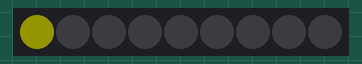
Recording of a sketch running on a simulated Arduino Uno, built with avr-gcc and run on an emulated ATmega328P. On the bench: 9 RGB LEDs in strip order, left to right. Dim RGB values are drawn brighter than linear.

Above: at 0.07 s.
At 1.28 s:
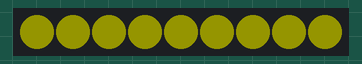
At 2.03 s:
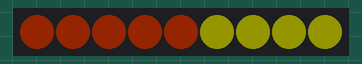
At 2.63 s:
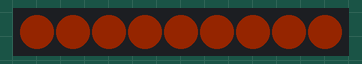
At 3.08 s:
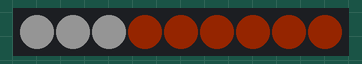
At 4.1 s:
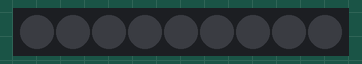

Measured:
- by itself, everything shown: repeats every 5.0 s, in 28 steps
- what the display in image 5 shows lasts 0.9 s, from 4.1 s to 5.0 s

The sketch:

neo_pixel2.ino
```cpp
#include <Adafruit_NeoPixel.h>

//Designamos nuestro pin de datos
#define PIN 6
//Designamos cuantos pixeles tenemos en nuestra cinta led RGB
#define NUMPIXELS 9

//Definimos el número de pixeles de la cinta y el pin de datos
//   Parámetro 1 = número de pixeles de la cinta
//   Parámetro 2 = número de pin de datos del Arduino
Adafruit_NeoPixel pixels = Adafruit_NeoPixel(NUMPIXELS, PIN, NEO_GRB + NEO_KHZ800);

// IMPORTANTE: Para reducir el riesgo de dañar los pixeles de la cinta, añada un condensador de 1000 uF a través de
// los cables de alimentación de la cinta, agregue una resistencia de 300-500 Ohm en la entrada de datos del primer pixel
// Y reduzca la distancia entre Arduino y el primera pixel.
// Evite realizar conexiones en el circuito vivo si lo va a hacer, conecte GND primero.

void setup() {
// Inicializamos nuestra cinta led RGB
  pixels.begin();

}

void loop() {

  //Definimos nuestras variables de tipo uint32 para cada color que utilizaremos
  // pixels.Color toma valores en RGB, desde 0,0,0 hasta 255,255,255
   uint32_t cafe = pixels.Color(110,39,10);
   uint32_t amarillo = pixels.Color(250,250,0);
   uint32_t naranja = pixels.Color(255,70,0);
   uint32_t blanco = pixels.Color(255,255,255);
   uint32_t negro = pixels.Color(0,0,0);

  int delayval = 150; // Pausa de cincuenta milisegundos
 pixels.setBrightness(20);
  // La numeración de leds en la cinta RGB es la siguiente:  el primer pixel es 0, el segundo es 1 y asi sucesivamente hasta el número total de leds menos uno
  for(int i=NUMPIXELS; i<=0;i++){

    pixels.setPixelColor(i, cafe); // Brillo moderado en cafe

    pixels.show();   // Mostramos y actualizamos el color del pixel de nuestra cinta led RGB

    delay(delayval); // Pausa por un periodo de tiempo (en milisegundos).

  }

    for(int i=0;i<NUMPIXELS;i++){

    pixels.setPixelColor(i, amarillo); // Brillo moderado en amarillo

    pixels.show();   // Mostramos y actualizamos el color del pixel de nuestra cinta led RGB

    delay(delayval); // Pausa por un periodo de tiempo (en milisegundos).

  }

    for(int i=0;i<NUMPIXELS;i++){

    pixels.setPixelColor(i, naranja); // Brillo moderado en naranja

    pixels.show();   // Mostramos y actualizamos el color del pixel de nuestra cinta led RGB

    delay(delayval); // Pausa por un periodo de tiempo (en milisegundos).

  }
  for(int i=0;i<NUMPIXELS;i++){

    pixels.setPixelColor(i, blanco); // Brillo moderado en blanco

    pixels.show();   // Mostramos y actualizamos el color del pixel de nuestra cinta led RGB

    delay(delayval); // Pausa por un periodo de tiempo (en milisegundos).

  }
  for(int i=0;i<NUMPIXELS;i++){

    pixels.setPixelColor(i, negro); // Brillo moderado en negro

    pixels.show();   // Mostramos y actualizamos el color del pixel de nuestra cinta led RGB
  }
    for(int i=0;i<NUMPIXELS;i++){
    delay(100); // Pausa por un periodo de tiempo (en milisegundos).
    }
}
```
